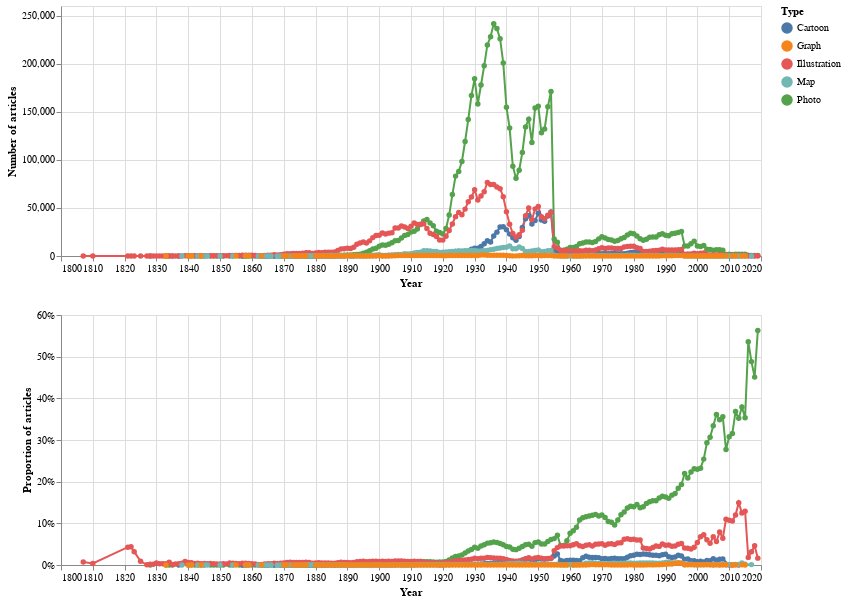

Source (notebook cell):
### Code cell
# Make total results chart
chart9 = make_chart_totals(df_illtypes_merged, "ill_type", "Type")

# Make proportions chart
chart10 = make_chart_proportions(df_illtypes_merged, "ill_type", "Type")

# Shorthand way of concatenating the two charts (note there's only one legend)
chart9 & chart10

### Figure 1 — Vega-Lite specification as saved in the notebook (floating-point values rounded to 4 significant figures; data arrays with more than 128 entries replaced by an {"elided": "..."} marker saying what was removed)
{"config": {"view": {"continuousWidth": 400, "continuousHeight": 300}}, "vconcat": [{"mark": {"type": "line", "point": true}, "encoding": {"color": {"field": "ill_type", "legend": {"title": "Type"}, "type": "nominal"}, "tooltip": [{"field": "ill_type", "title": "Type", "type": "nominal"}, {"field": "year", "title": "Year", "type": "quantitative"}, {"field": "total_results", "format": ",", "title": "Articles", "type": "quantitative"}], "x": {"axis": {"format": "c", "title": "Year"}, "field": "year", "type": "quantitative"}, "y": {"axis": {"format": ",d", "title": "Number of articles"}, "field": "total_results", "type": "quantitative"}}, "height": 250, "width": 700}, {"mark": {"type": "line", "point": true}, "encoding": {"color": {"field": "ill_type", "legend": {"title": "Type"}, "type": "nominal"}, "tooltip": [{"field": "ill_type", "title": "Type", "type": "nominal"}, {"field": "year", "title": "Year", "type": "quantitative"}, {"field": "proportion", "format": "%", "title": "Proportion", "type": "quantitative"}], "x": {"axis": {"format": "c", "title": "Year"}, "field": "year", "type": "quantitative"}, "y": {"axis": {"format": "%", "title": "Proportion of articles"}, "field": "proportion", "stack": null, "type": "quantitative"}}, "height": 250, "width": 700}], "data": {"name": "data-c3a6b4e434e5fa015cf2a0e32856df4b"}, "$schema": "https://vega.github.io/schema/vega-lite/v4.17.0.json", "datasets": {"data-c3a6b4e434e5fa015cf2a0e32856df4b": {"elided": "840 records"}}}
